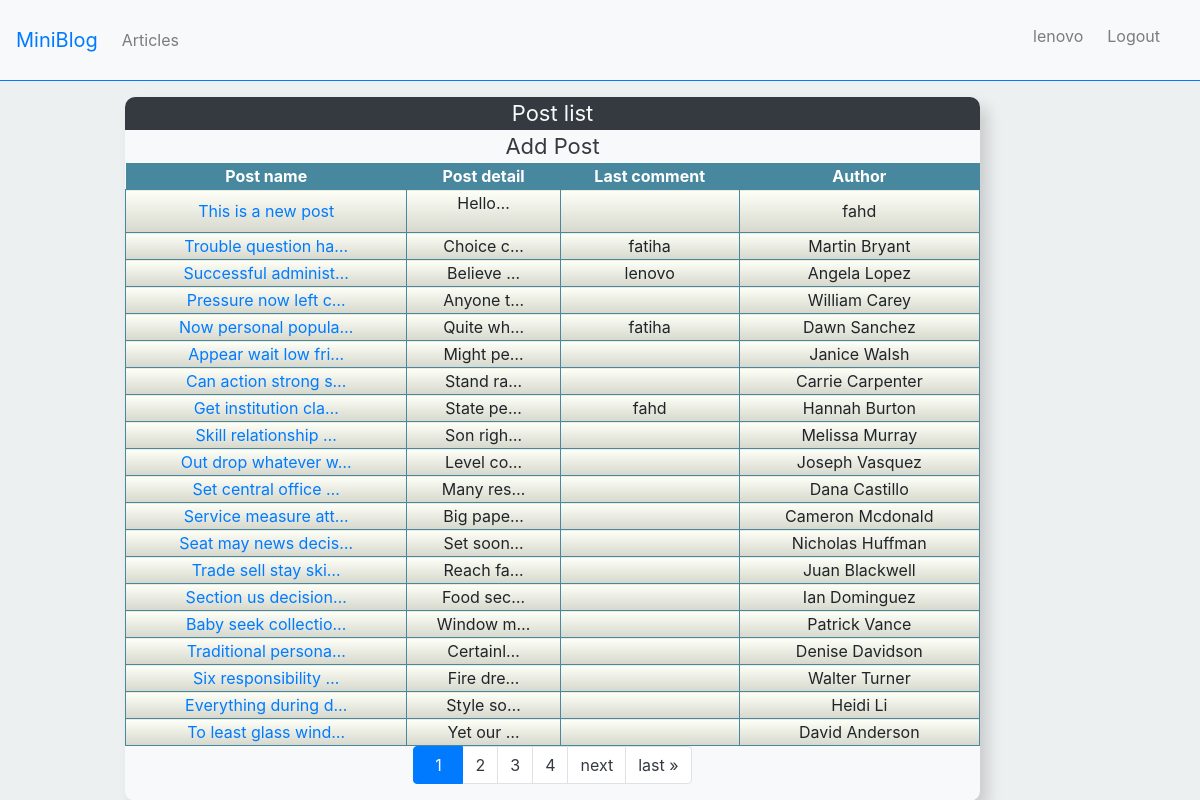
The app's page /listPost/ (signed in) with its own data.
### blog/models.py (models this page shows, shortened)
class Post(models.Model):
    user = models.ForeignKey(User, on_delete=models.CASCADE)
    title = models.CharField(null=False,blank=False,max_length=20)
    text = models.TextField(null=False,blank=False,max_length=2000)
    def last_comment(self):
        try:
            return self.comment_set.all().order_by('-id')[0]
        except IndexError:
            pass

class Comment(models.Model):
    Post = models.ForeignKey(Post, on_delete=models.CASCADE)
    user = models.ForeignKey(User, on_delete=models.CASCADE)
    text = models.TextField(null=False,blank=False,max_length=1000)

### blog/views.py (the view)
# urls.py: path('listPost/',views.listPost.as_view(),name="listPost"),
class listPost(ListView):
    paginate_by = 20
    model = Post
    template_name="blog/listPost.html"
    ordering="-id"
    def get_context_data(self, *, object_list=None, **kwargs):
            context = super().get_context_data(**kwargs)
            context["forward"]=range(context["page_obj"].number+1,context["page_obj"].number+4)
            context["backward"]=range(context["page_obj"].number-4,context["page_obj"].number)
            return context

### templates/blog/listPost.html (shortened to what this page needs)
{% extends 'blog/base.html' %}
{% block body %}
<div class="container pt-3">
    <div class="row">
    <div class="col-1 ml-0"> </div>
    <div class="col-9 custom-post bg-light h-5">
        <p class="custom-post-title post-list-box text-light bg-dark text-center"> Post list </p>
        {% if user.is_authenticated %}
        <div class="custom-post-add">
            <a  href="{% url "blog:editPost" %}" class="  text-dark bg-light text-center"> Add Post </a>
        </div>
        {% endif %}
        <div class="post-border  ">
                <div class='container post-list-container  d-flex justify-content-center'>
                        <table class="post-list col-12">
                            <thead class="post-head" >
                                <tr>
                                    <th> Post name </th>
                                    <th> Post detail </th>
                                    <th> Last comment </th>
                                    <th> Author </th>
                                </tr>
                            </thead>
                            <tbody>
                                {% for post in page_obj %}
                                <tr>
                                    <td> <a href="{% url "blog:postDetail" post.id %}"> {{ post.title | truncatechars:20 }} </a> <br> </td>
                                    <td> {{ post.text  | truncatechars:9 | safe }} </td>
                                    <td>  {{  post.last_comment.user.username  }} </td>
                                    <td> {{ post.user.username }} </td>
                                </tr>
                                {% endfor %}
                            </tbody>
                        </table>
            </div>
            <div class=" d-flex justify-content-center">
                <nav  aria-label=" ...">
                <ul class="pagination">
                    <li class="page-item active">
                    <span class="page-link">
                        {{ page_obj.number }}
                    </span>
                    </li>
                    {% for i in forward  %}
                        {% if i <= paginator.num_pages %}
                        <li class="page-item" ><a class="page-link"  href="?page={{ i }}">{{ i }}</a></li>
                        {% endif %}
                    {% endfor %}
                    {% if page_obj.has_next %}
                         <li class="page-item" ><a class="page-link"  href="?page={{ page_obj.next_page_number }}">next</a></li>
                        <li class="page-item"><a class="page-link" href="?page={{ page_obj.paginator.num_pages }}">last &raquo;</a></li>
                    {% endif %}
                </ul>
                </nav>
            </div>
        </div>
        </div>
</div>
{% endblock body %}

### templates/blog/base.html (shortened to what this page needs)
{% load static %}
<!DOCTYPE html>
<html>
    <head>
        <link rel="stylesheet" href="https://maxcdn.bootstrapcdn.com/bootstrap/4.0.0/css/bootstrap.min.css">
        <link rel="stylesheet" href="{% static 'css/base.css' %}">
    </head>
    <body style="background: #ecf0f1;">
        <nav class="navbar navbar-expand-lg navbar-light bg-light border-bottom border-primary" >
        <a class="navbar-brand text-primary" href="#">MiniBlog </a>
        <div class="collapse navbar-collapse" id="navbarText">
            <ul class="navbar-nav mr-auto">
            <li class="nav-item">
                <a class="nav-link" href="{% url "blog:listPost" %}">Articles</a>
            </li>
            </ul>
            <ul class="d-flex justify-content-end   navbar-nav">
            {% if user.is_authenticated %}
            <li class="nav-item">
                <span class="navbar-text mb-0 mt-2 mr-3">
                 <p  href='#'>{{ user.username }}</p>
                </span>
            </li>
            <li class="nav-item">
                <span class="navbar-text mr-3">
                <a class=" nav-link" href="{% url "blog:logout" %}">Logout</a>
                </span>
            </li>
            {% endif %}
            </ul>
        </div>
        </nav>
        <div >
        {% block body %}
        {% endblock body %}
        </div>
    </body>
</html>

### static/css/base.css (style rules this page uses)
.active { background-color: #e6f2f1; border-radius: 10px; }
body nav span { min-width: 50px; text-align: center; }
.custom-post-title { margin-bottom: 0px; border-radius: 10px 10px 0px 0px; font-size: 22px; }
.post-list { width: 100%; justify-content: center; }
.post-list tr th:first-child,th:nth-child(2) { margin-right: 10px; }
.post-list * { text-align: center; }
.custom-post { border: 1px #343a40; box-shadow: 8px 9px 15px 0px rgba(82, 75, 75, 0.15); -webkit-box-shadow: 8px 9px 15px 0px rgba(0,0,0,0.15); -moz-box-shadow: 8px 9px 15px 0px rgba(0,0,0,0.15); border-radius: 10px; margin: 0px 0px; padding: 0px 0px; width: 100%; }
.pagination * { color: #343a40; }
.post-border { margin: 0px; padding: 0px; border-bottom-left-radius: 5px; border-bottom-right-radius: 5px; }
.post-head { background-color: #47889e; color: white; }
.post-list-container { padding: 0px; margin: 0px; }
.post-list tbody tr td { background: rgb(254,255,247); background: -moz-linear-gradient(top, rgba(254,255,247,1) 0%, rgba(214,216,205,1) 100%); background: -webkit-linear-gradient(top, rgba(254,255,247,1) 0%,rgba(214,216,205,1) 100%); background: linear-gradient(to bottom, rgba(254,255,247,1) 0%,rgba(214,216,205,1) 100%); filter: progid:DXImageTransform.Microsoft.gradient( startColorstr='#fefff7', endColorstr='#d6d8cd',GradientType=0 ); border: solid 1px #47889e; }
.custom-post-add { margin-bottom: 0px; width: 100%; font-size: 22px; text-align: center; }

### records on screen
Post: title "This is a new post", text "Hello…", user.username "fahd"
Post: title "Trouble question ha…", text "Choice c…", last_comment.user.username "fatiha", user.username "Martin Bryant"
Post: title "Successful administ…", text "Believe …", last_comment.user.username "lenovo", user.username "Angela Lopez"
Post: title "Pressure now left c…", text "Anyone t…", user.username "William Carey"
Post: title "Now personal popula…", text "Quite wh…", last_comment.user.username "fatiha", user.username "Dawn Sanchez"
Post: title "Appear wait low fri…", text "Might pe…", user.username "Janice Walsh"
Post: title "Can action strong s…", text "Stand ra…", user.username "Carrie Carpenter"
Post: title "Get institution cla…", text "State pe…", last_comment.user.username "fahd", user.username "Hannah Burton"
Post: title "Skill relationship …", text "Son righ…", user.username "Melissa Murray"
Post: title "Out drop whatever w…", text "Level co…", user.username "Joseph Vasquez"
Post: title "Set central office …", text "Many res…", user.username "Dana Castillo"
Post: title "Service measure att…", text "Big pape…", user.username "Cameron Mcdonald"
Post: title "Seat may news decis…", text "Set soon…", user.username "Nicholas Huffman"
Post: title "Trade sell stay ski…", text "Reach fa…", user.username "Juan Blackwell"
Post: title "Section us decision…", text "Food sec…", user.username "Ian Dominguez"
Post: title "Baby seek collectio…", text "Window m…", user.username "Patrick Vance"
Post: title "Traditional persona…", text "Certainl…", user.username "Denise Davidson"
Post: title "Six responsibility …", text "Fire dre…", user.username "Walter Turner"
Post: title "Everything during d…", text "Style so…", user.username "Heidi Li"
Post: title "To least glass wind…", text "Yet our …", user.username "David Anderson"

### other values on screen
{{ user.username }} "lenovo"
{{ page_obj.number }} "1"
{{ i }} "2" "3" "4"
